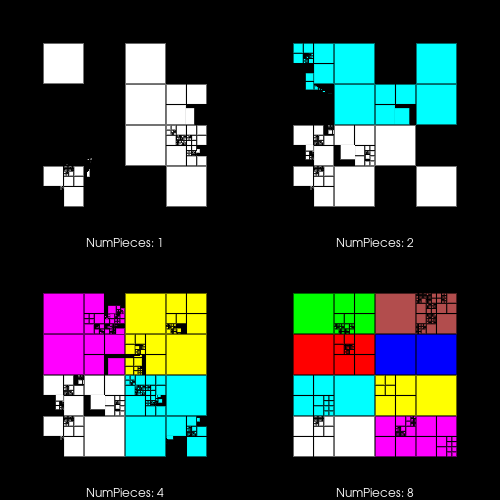

Write the Python code that produced this figure.
#!/usr/bin/env python

# Demonstrate vtkRandomHyperTreeGridSource with four viewports showing
# different numbers of pieces (1, 2, 4, 8), each with colored actors
# and piece count labels.

# Factory overrides
import vtkmodules.vtkInteractionStyle  # noqa: F401
import vtkmodules.vtkRenderingFreeType  # noqa: F401
import vtkmodules.vtkRenderingOpenGL2  # noqa: F401

from vtkmodules.vtkFiltersHyperTree import vtkHyperTreeGridGeometry
from vtkmodules.vtkFiltersSources import vtkRandomHyperTreeGridSource
from vtkmodules.vtkRenderingCore import (
    vtkActor,
    vtkPolyDataMapper,
    vtkRenderWindow,
    vtkRenderWindowInteractor,
    vtkRenderer,
    vtkTextActor,
)

# Viewport 0: 1 piece (top-left)
source_0_0 = vtkRandomHyperTreeGridSource()
source_0_0.SetDimensions(5, 5, 2)
source_0_0.SetSeed(371399)
source_0_0.SetSplitFraction(0.5)
source_0_0.SetMaskedFraction(0.5)
source_0_0.Update()

geometry_filter_0_0 = vtkHyperTreeGridGeometry()
geometry_filter_0_0.SetInputConnection(source_0_0.GetOutputPort())

mapper_0_0 = vtkPolyDataMapper()
mapper_0_0.SetInputConnection(geometry_filter_0_0.GetOutputPort())
mapper_0_0.SetPiece(0)
mapper_0_0.SetNumberOfPieces(1)

actor_0_0 = vtkActor()
actor_0_0.SetMapper(mapper_0_0)
actor_0_0.GetProperty().SetRepresentationToSurface()
actor_0_0.GetProperty().EdgeVisibilityOn()
actor_0_0.GetProperty().SetColor(1.0, 1.0, 1.0)

label_0 = vtkTextActor()
label_0.SetInput("NumPieces: 1")
label_0.GetTextProperty().SetVerticalJustificationToBottom()
label_0.GetTextProperty().SetJustificationToCentered()
label_0.GetPositionCoordinate().SetCoordinateSystemToNormalizedViewport()
label_0.GetPositionCoordinate().SetValue(0.5, 0.0)

renderer_0 = vtkRenderer()
renderer_0.SetViewport(0.0, 0.5, 0.5, 1.0)
renderer_0.AddActor(actor_0_0)
renderer_0.AddActor(label_0)

# Viewport 1: 2 pieces (top-right)
source_1_0 = vtkRandomHyperTreeGridSource()
source_1_0.SetDimensions(5, 5, 2)
source_1_0.SetSeed(371399)
source_1_0.SetSplitFraction(0.5)
source_1_0.SetMaskedFraction(0.25)
source_1_0.Update()

geometry_filter_1_0 = vtkHyperTreeGridGeometry()
geometry_filter_1_0.SetInputConnection(source_1_0.GetOutputPort())

mapper_1_0 = vtkPolyDataMapper()
mapper_1_0.SetInputConnection(geometry_filter_1_0.GetOutputPort())
mapper_1_0.SetPiece(0)
mapper_1_0.SetNumberOfPieces(2)

actor_1_0 = vtkActor()
actor_1_0.SetMapper(mapper_1_0)
actor_1_0.GetProperty().SetRepresentationToSurface()
actor_1_0.GetProperty().EdgeVisibilityOn()
actor_1_0.GetProperty().SetColor(1.0, 1.0, 1.0)

source_1_1 = vtkRandomHyperTreeGridSource()
source_1_1.SetDimensions(5, 5, 2)
source_1_1.SetSeed(371399)
source_1_1.SetSplitFraction(0.5)
source_1_1.SetMaskedFraction(0.25)
source_1_1.Update()

geometry_filter_1_1 = vtkHyperTreeGridGeometry()
geometry_filter_1_1.SetInputConnection(source_1_1.GetOutputPort())

mapper_1_1 = vtkPolyDataMapper()
mapper_1_1.SetInputConnection(geometry_filter_1_1.GetOutputPort())
mapper_1_1.SetPiece(1)
mapper_1_1.SetNumberOfPieces(2)

actor_1_1 = vtkActor()
actor_1_1.SetMapper(mapper_1_1)
actor_1_1.GetProperty().SetRepresentationToSurface()
actor_1_1.GetProperty().EdgeVisibilityOn()
actor_1_1.GetProperty().SetColor(0.0, 1.0, 1.0)

label_1 = vtkTextActor()
label_1.SetInput("NumPieces: 2")
label_1.GetTextProperty().SetVerticalJustificationToBottom()
label_1.GetTextProperty().SetJustificationToCentered()
label_1.GetPositionCoordinate().SetCoordinateSystemToNormalizedViewport()
label_1.GetPositionCoordinate().SetValue(0.5, 0.0)

renderer_1 = vtkRenderer()
renderer_1.SetViewport(0.5, 0.5, 1.0, 1.0)
renderer_1.AddActor(actor_1_0)
renderer_1.AddActor(actor_1_1)
renderer_1.AddActor(label_1)

# Viewport 2: 4 pieces (bottom-left)
source_2_0 = vtkRandomHyperTreeGridSource()
source_2_0.SetDimensions(5, 5, 2)
source_2_0.SetSeed(371399)
source_2_0.SetSplitFraction(0.5)
source_2_0.SetMaskedFraction(0.125)
source_2_0.Update()

geometry_filter_2_0 = vtkHyperTreeGridGeometry()
geometry_filter_2_0.SetInputConnection(source_2_0.GetOutputPort())

mapper_2_0 = vtkPolyDataMapper()
mapper_2_0.SetInputConnection(geometry_filter_2_0.GetOutputPort())
mapper_2_0.SetPiece(0)
mapper_2_0.SetNumberOfPieces(4)

actor_2_0 = vtkActor()
actor_2_0.SetMapper(mapper_2_0)
actor_2_0.GetProperty().SetRepresentationToSurface()
actor_2_0.GetProperty().EdgeVisibilityOn()
actor_2_0.GetProperty().SetColor(1.0, 1.0, 1.0)

source_2_1 = vtkRandomHyperTreeGridSource()
source_2_1.SetDimensions(5, 5, 2)
source_2_1.SetSeed(371399)
source_2_1.SetSplitFraction(0.5)
source_2_1.SetMaskedFraction(0.125)
source_2_1.Update()

geometry_filter_2_1 = vtkHyperTreeGridGeometry()
geometry_filter_2_1.SetInputConnection(source_2_1.GetOutputPort())

mapper_2_1 = vtkPolyDataMapper()
mapper_2_1.SetInputConnection(geometry_filter_2_1.GetOutputPort())
mapper_2_1.SetPiece(1)
mapper_2_1.SetNumberOfPieces(4)

actor_2_1 = vtkActor()
actor_2_1.SetMapper(mapper_2_1)
actor_2_1.GetProperty().SetRepresentationToSurface()
actor_2_1.GetProperty().EdgeVisibilityOn()
actor_2_1.GetProperty().SetColor(0.0, 1.0, 1.0)

source_2_2 = vtkRandomHyperTreeGridSource()
source_2_2.SetDimensions(5, 5, 2)
source_2_2.SetSeed(371399)
source_2_2.SetSplitFraction(0.5)
source_2_2.SetMaskedFraction(0.125)
source_2_2.Update()

geometry_filter_2_2 = vtkHyperTreeGridGeometry()
geometry_filter_2_2.SetInputConnection(source_2_2.GetOutputPort())

mapper_2_2 = vtkPolyDataMapper()
mapper_2_2.SetInputConnection(geometry_filter_2_2.GetOutputPort())
mapper_2_2.SetPiece(2)
mapper_2_2.SetNumberOfPieces(4)

actor_2_2 = vtkActor()
actor_2_2.SetMapper(mapper_2_2)
actor_2_2.GetProperty().SetRepresentationToSurface()
actor_2_2.GetProperty().EdgeVisibilityOn()
actor_2_2.GetProperty().SetColor(1.0, 0.0, 1.0)

source_2_3 = vtkRandomHyperTreeGridSource()
source_2_3.SetDimensions(5, 5, 2)
source_2_3.SetSeed(371399)
source_2_3.SetSplitFraction(0.5)
source_2_3.SetMaskedFraction(0.125)
source_2_3.Update()

geometry_filter_2_3 = vtkHyperTreeGridGeometry()
geometry_filter_2_3.SetInputConnection(source_2_3.GetOutputPort())

mapper_2_3 = vtkPolyDataMapper()
mapper_2_3.SetInputConnection(geometry_filter_2_3.GetOutputPort())
mapper_2_3.SetPiece(3)
mapper_2_3.SetNumberOfPieces(4)

actor_2_3 = vtkActor()
actor_2_3.SetMapper(mapper_2_3)
actor_2_3.GetProperty().SetRepresentationToSurface()
actor_2_3.GetProperty().EdgeVisibilityOn()
actor_2_3.GetProperty().SetColor(1.0, 1.0, 0.0)

label_2 = vtkTextActor()
label_2.SetInput("NumPieces: 4")
label_2.GetTextProperty().SetVerticalJustificationToBottom()
label_2.GetTextProperty().SetJustificationToCentered()
label_2.GetPositionCoordinate().SetCoordinateSystemToNormalizedViewport()
label_2.GetPositionCoordinate().SetValue(0.5, 0.0)

renderer_2 = vtkRenderer()
renderer_2.SetViewport(0.0, 0.0, 0.5, 0.5)
renderer_2.AddActor(actor_2_0)
renderer_2.AddActor(actor_2_1)
renderer_2.AddActor(actor_2_2)
renderer_2.AddActor(actor_2_3)
renderer_2.AddActor(label_2)

# Viewport 3: 8 pieces (bottom-right)
source_3_0 = vtkRandomHyperTreeGridSource()
source_3_0.SetDimensions(5, 5, 2)
source_3_0.SetSeed(371399)
source_3_0.SetSplitFraction(0.5)
source_3_0.SetMaskedFraction(0.0625)
source_3_0.Update()

geometry_filter_3_0 = vtkHyperTreeGridGeometry()
geometry_filter_3_0.SetInputConnection(source_3_0.GetOutputPort())

mapper_3_0 = vtkPolyDataMapper()
mapper_3_0.SetInputConnection(geometry_filter_3_0.GetOutputPort())
mapper_3_0.SetPiece(0)
mapper_3_0.SetNumberOfPieces(8)

actor_3_0 = vtkActor()
actor_3_0.SetMapper(mapper_3_0)
actor_3_0.GetProperty().SetRepresentationToSurface()
actor_3_0.GetProperty().EdgeVisibilityOn()
actor_3_0.GetProperty().SetColor(1.0, 1.0, 1.0)

source_3_1 = vtkRandomHyperTreeGridSource()
source_3_1.SetDimensions(5, 5, 2)
source_3_1.SetSeed(371399)
source_3_1.SetSplitFraction(0.5)
source_3_1.SetMaskedFraction(0.0625)
source_3_1.Update()

geometry_filter_3_1 = vtkHyperTreeGridGeometry()
geometry_filter_3_1.SetInputConnection(source_3_1.GetOutputPort())

mapper_3_1 = vtkPolyDataMapper()
mapper_3_1.SetInputConnection(geometry_filter_3_1.GetOutputPort())
mapper_3_1.SetPiece(1)
mapper_3_1.SetNumberOfPieces(8)

actor_3_1 = vtkActor()
actor_3_1.SetMapper(mapper_3_1)
actor_3_1.GetProperty().SetRepresentationToSurface()
actor_3_1.GetProperty().EdgeVisibilityOn()
actor_3_1.GetProperty().SetColor(0.0, 1.0, 1.0)

source_3_2 = vtkRandomHyperTreeGridSource()
source_3_2.SetDimensions(5, 5, 2)
source_3_2.SetSeed(371399)
source_3_2.SetSplitFraction(0.5)
source_3_2.SetMaskedFraction(0.0625)
source_3_2.Update()

geometry_filter_3_2 = vtkHyperTreeGridGeometry()
geometry_filter_3_2.SetInputConnection(source_3_2.GetOutputPort())

mapper_3_2 = vtkPolyDataMapper()
mapper_3_2.SetInputConnection(geometry_filter_3_2.GetOutputPort())
mapper_3_2.SetPiece(2)
mapper_3_2.SetNumberOfPieces(8)

actor_3_2 = vtkActor()
actor_3_2.SetMapper(mapper_3_2)
actor_3_2.GetProperty().SetRepresentationToSurface()
actor_3_2.GetProperty().EdgeVisibilityOn()
actor_3_2.GetProperty().SetColor(1.0, 0.0, 1.0)

source_3_3 = vtkRandomHyperTreeGridSource()
source_3_3.SetDimensions(5, 5, 2)
source_3_3.SetSeed(371399)
source_3_3.SetSplitFraction(0.5)
source_3_3.SetMaskedFraction(0.0625)
source_3_3.Update()

geometry_filter_3_3 = vtkHyperTreeGridGeometry()
geometry_filter_3_3.SetInputConnection(source_3_3.GetOutputPort())

mapper_3_3 = vtkPolyDataMapper()
mapper_3_3.SetInputConnection(geometry_filter_3_3.GetOutputPort())
mapper_3_3.SetPiece(3)
mapper_3_3.SetNumberOfPieces(8)

actor_3_3 = vtkActor()
actor_3_3.SetMapper(mapper_3_3)
actor_3_3.GetProperty().SetRepresentationToSurface()
actor_3_3.GetProperty().EdgeVisibilityOn()
actor_3_3.GetProperty().SetColor(1.0, 1.0, 0.0)

source_3_4 = vtkRandomHyperTreeGridSource()
source_3_4.SetDimensions(5, 5, 2)
source_3_4.SetSeed(371399)
source_3_4.SetSplitFraction(0.5)
source_3_4.SetMaskedFraction(0.0625)
source_3_4.Update()

geometry_filter_3_4 = vtkHyperTreeGridGeometry()
geometry_filter_3_4.SetInputConnection(source_3_4.GetOutputPort())

mapper_3_4 = vtkPolyDataMapper()
mapper_3_4.SetInputConnection(geometry_filter_3_4.GetOutputPort())
mapper_3_4.SetPiece(4)
mapper_3_4.SetNumberOfPieces(8)

actor_3_4 = vtkActor()
actor_3_4.SetMapper(mapper_3_4)
actor_3_4.GetProperty().SetRepresentationToSurface()
actor_3_4.GetProperty().EdgeVisibilityOn()
actor_3_4.GetProperty().SetColor(1.0, 0.0, 0.0)

source_3_5 = vtkRandomHyperTreeGridSource()
source_3_5.SetDimensions(5, 5, 2)
source_3_5.SetSeed(371399)
source_3_5.SetSplitFraction(0.5)
source_3_5.SetMaskedFraction(0.0625)
source_3_5.Update()

geometry_filter_3_5 = vtkHyperTreeGridGeometry()
geometry_filter_3_5.SetInputConnection(source_3_5.GetOutputPort())

mapper_3_5 = vtkPolyDataMapper()
mapper_3_5.SetInputConnection(geometry_filter_3_5.GetOutputPort())
mapper_3_5.SetPiece(5)
mapper_3_5.SetNumberOfPieces(8)

actor_3_5 = vtkActor()
actor_3_5.SetMapper(mapper_3_5)
actor_3_5.GetProperty().SetRepresentationToSurface()
actor_3_5.GetProperty().EdgeVisibilityOn()
actor_3_5.GetProperty().SetColor(0.0, 1.0, 0.0)

source_3_6 = vtkRandomHyperTreeGridSource()
source_3_6.SetDimensions(5, 5, 2)
source_3_6.SetSeed(371399)
source_3_6.SetSplitFraction(0.5)
source_3_6.SetMaskedFraction(0.0625)
source_3_6.Update()

geometry_filter_3_6 = vtkHyperTreeGridGeometry()
geometry_filter_3_6.SetInputConnection(source_3_6.GetOutputPort())

mapper_3_6 = vtkPolyDataMapper()
mapper_3_6.SetInputConnection(geometry_filter_3_6.GetOutputPort())
mapper_3_6.SetPiece(6)
mapper_3_6.SetNumberOfPieces(8)

actor_3_6 = vtkActor()
actor_3_6.SetMapper(mapper_3_6)
actor_3_6.GetProperty().SetRepresentationToSurface()
actor_3_6.GetProperty().EdgeVisibilityOn()
actor_3_6.GetProperty().SetColor(0.0, 0.0, 1.0)

source_3_7 = vtkRandomHyperTreeGridSource()
source_3_7.SetDimensions(5, 5, 2)
source_3_7.SetSeed(371399)
source_3_7.SetSplitFraction(0.5)
source_3_7.SetMaskedFraction(0.0625)
source_3_7.Update()

geometry_filter_3_7 = vtkHyperTreeGridGeometry()
geometry_filter_3_7.SetInputConnection(source_3_7.GetOutputPort())

mapper_3_7 = vtkPolyDataMapper()
mapper_3_7.SetInputConnection(geometry_filter_3_7.GetOutputPort())
mapper_3_7.SetPiece(7)
mapper_3_7.SetNumberOfPieces(8)

actor_3_7 = vtkActor()
actor_3_7.SetMapper(mapper_3_7)
actor_3_7.GetProperty().SetRepresentationToSurface()
actor_3_7.GetProperty().EdgeVisibilityOn()
actor_3_7.GetProperty().SetColor(0.7, 0.3, 0.3)

label_3 = vtkTextActor()
label_3.SetInput("NumPieces: 8")
label_3.GetTextProperty().SetVerticalJustificationToBottom()
label_3.GetTextProperty().SetJustificationToCentered()
label_3.GetPositionCoordinate().SetCoordinateSystemToNormalizedViewport()
label_3.GetPositionCoordinate().SetValue(0.5, 0.0)

renderer_3 = vtkRenderer()
renderer_3.SetViewport(0.5, 0.0, 1.0, 0.5)
renderer_3.AddActor(actor_3_0)
renderer_3.AddActor(actor_3_1)
renderer_3.AddActor(actor_3_2)
renderer_3.AddActor(actor_3_3)
renderer_3.AddActor(actor_3_4)
renderer_3.AddActor(actor_3_5)
renderer_3.AddActor(actor_3_6)
renderer_3.AddActor(actor_3_7)
renderer_3.AddActor(label_3)

# Window
render_window = vtkRenderWindow()
render_window.SetMultiSamples(0)
render_window.SetSize(500, 500)
render_window.SetWindowName("random hypertreegrid source")
render_window.AddRenderer(renderer_0)
render_window.AddRenderer(renderer_1)
render_window.AddRenderer(renderer_2)
render_window.AddRenderer(renderer_3)

# Interactor
interactor = vtkRenderWindowInteractor()
interactor.SetRenderWindow(render_window)

interactor.Initialize()
interactor.Start()
